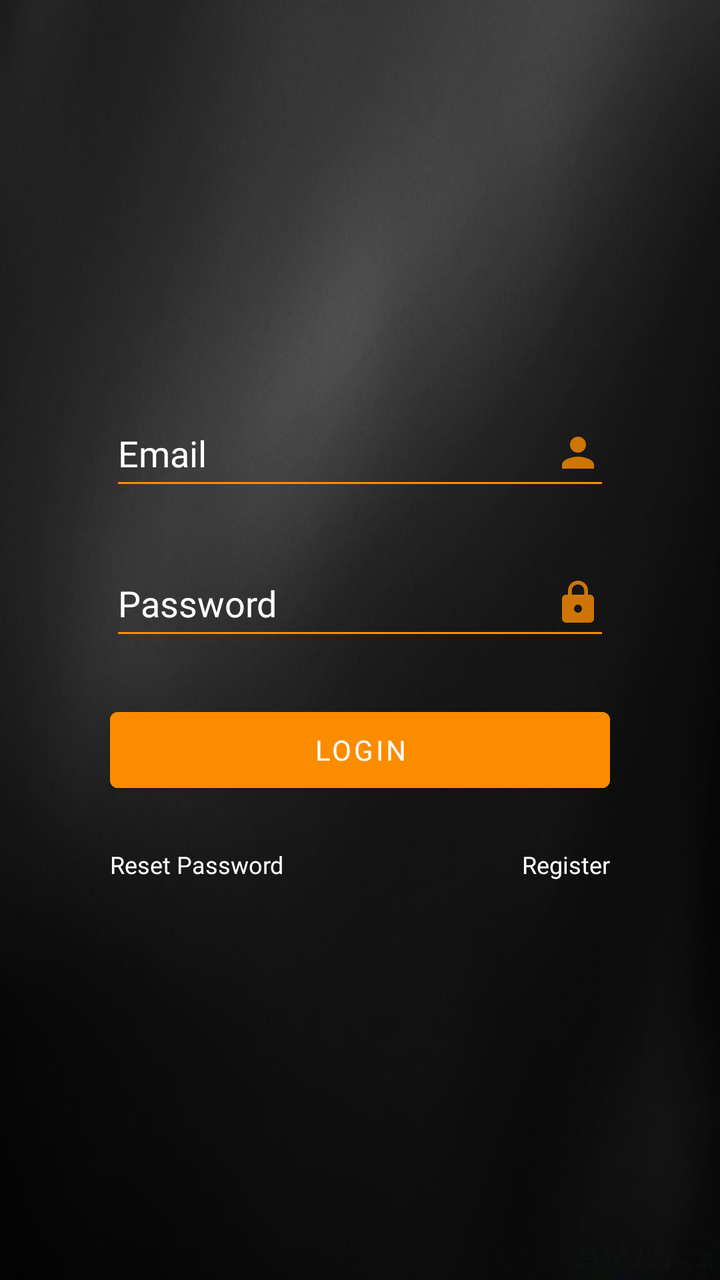
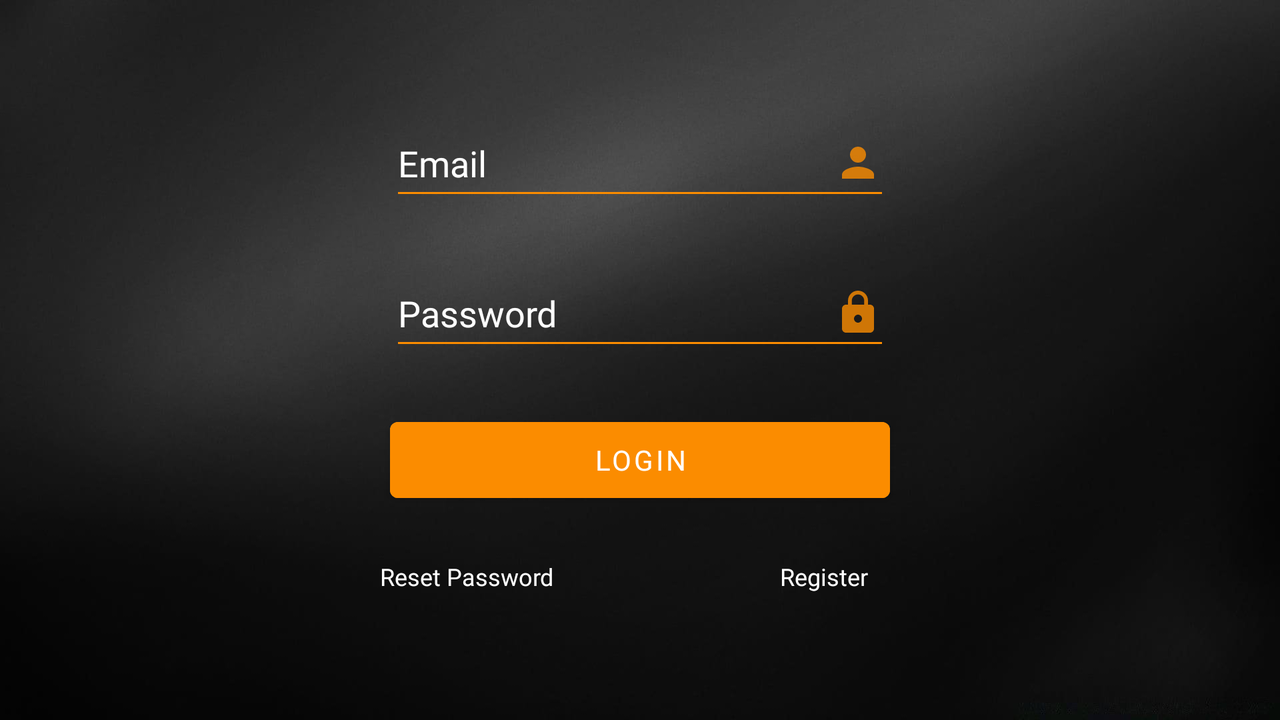

The same Android screen from two of the app's own layout files: first res/layout/ as a phone draws it, then the repository's variant for another configuration, drawn on a device whose configuration selects that folder. Both files follow.
<!-- AndroidManifest.xml: application theme Theme.Proyecto_login -->
<!-- res/layout/activity_main.xml -->
<?xml version="1.0" encoding="utf-8"?>
<androidx.constraintlayout.widget.ConstraintLayout xmlns:android="http://schemas.android.com/apk/res/android"
    xmlns:app="http://schemas.android.com/apk/res-auto"
    xmlns:tools="http://schemas.android.com/tools"
    android:layout_width="match_parent"
    android:layout_height="match_parent"
    android:background="@drawable/hexagon2"
    tools:context=".MainActivity">

    <TextView
        android:id="@+id/tvPasswordLostMain"
        style="@style/EditTextTextoBlanco"
        android:layout_width="wrap_content"
        android:layout_height="wrap_content"
        android:layout_marginTop="24dp"
        android:text="@string/forgot_password"
        android:textSize="12sp"
        app:layout_constraintStart_toStartOf="@+id/btLoginMain"
        app:layout_constraintTop_toBottomOf="@+id/btLoginMain" />

    <TextView
        android:id="@+id/tvRegitroMain"
        style="@style/EditTextTextoBlanco"
        android:layout_width="wrap_content"
        android:layout_height="wrap_content"
        android:layout_marginTop="24dp"
        android:text="@string/register_user"
        android:textSize="12sp"
        app:layout_constraintEnd_toEndOf="@+id/btLoginMain"
        app:layout_constraintTop_toBottomOf="@+id/btLoginMain" />

    <EditText
        android:id="@+id/etEmailR"
        style="@style/EditTextTextoBlanco"
        android:layout_width="250dp"
        android:layout_height="50dp"
        android:layout_marginTop="200dp"
        android:drawableEnd="@drawable/ic_user"
        android:ems="10"
        android:hint="@string/email"
        android:inputType="textEmailAddress"
        app:layout_constraintEnd_toEndOf="parent"
        app:layout_constraintStart_toStartOf="parent"
        app:layout_constraintTop_toTopOf="parent" />

    <EditText style="@style/EditTextTextoBlanco"
        android:id="@+id/etPasswordR"
        android:layout_width="250dp"
        android:layout_height="50dp"
        android:layout_marginTop="25dp"
        android:drawableEnd="@drawable/ic_lock"
        android:ems="10"
        android:hint="@string/password"
        android:inputType="textPassword"
        app:layout_constraintEnd_toEndOf="parent"
        app:layout_constraintStart_toStartOf="parent"
        app:layout_constraintTop_toBottomOf="@+id/etEmailR" />

    <Button style="@style/BotonTextoBlanco"
        android:id="@+id/btLoginMain"
        android:layout_width="250dp"
        android:layout_height="50dp"
        android:layout_marginTop="25dp"
        android:text="@string/login"
        app:layout_constraintEnd_toEndOf="parent"
        app:layout_constraintStart_toStartOf="parent"
        app:layout_constraintTop_toBottomOf="@+id/etPasswordR" />


</androidx.constraintlayout.widget.ConstraintLayout>
<!-- resources referenced by this layout -->
<resources>
  <!-- drawable hexagon2: jpg bitmap (drawable, 46588 bytes) -->
  <!-- drawable ic_lock (drawable-anydpi) -->
  <vector xmlns:android="http://schemas.android.com/apk/res/android"
      android:width="24dp"
      android:height="24dp"
      android:viewportWidth="24"
      android:viewportHeight="24"
      android:tint="#FB8C00"
      android:alpha="0.8">
    <path
        android:fillColor="@android:color/white"
        android:pathData="M18,8h-1L17,6c0,-2.76 -2.24,-5 -5,-5S7,3.24 7,6v2L6,8c-1.1,0 -2,0.9 -2,2v10c0,1.1 0.9,2 2,2h12c1.1,0 2,-0.9 2,-2L20,10c0,-1.1 -0.9,-2 -2,-2zM12,17c-1.1,0 -2,-0.9 -2,-2s0.9,-2 2,-2 2,0.9 2,2 -0.9,2 -2,2zM15.1,8L8.9,8L8.9,6c0,-1.71 1.39,-3.1 3.1,-3.1 1.71,0 3.1,1.39 3.1,3.1v2z"/>
  </vector>
  <!-- drawable ic_user (drawable-anydpi) -->
  <vector xmlns:android="http://schemas.android.com/apk/res/android"
      android:width="24dp"
      android:height="24dp"
      android:viewportWidth="24"
      android:viewportHeight="24"
      android:tint="#FB8C00"
      android:alpha="0.8">
    <path
        android:fillColor="@android:color/white"
        android:pathData="M12,12c2.21,0 4,-1.79 4,-4s-1.79,-4 -4,-4 -4,1.79 -4,4 1.79,4 4,4zM12,14c-2.67,0 -8,1.34 -8,4v2h16v-2c0,-2.66 -5.33,-4 -8,-4z"/>
  </vector>
  <string name="email">Email</string>
  <string name="forgot_password">Reset Password</string>
  <string name="login">Login</string>
  <string name="password">Password</string>
  <string name="register_user">Register</string>
  <style name="BotonTextoBlanco" parent="TextAppearance.AppCompat">
          <item name="android:textColor">#FFFFFF</item>
          <item name="android:textColorHint">#FFFFFF</item>
          <item name="android:fontFamily">@font/allerta_stencil</item>
          <item name="android:textSize">14sp</item>
          <item name="android:backgroundTint">#FB8C00</item>
      </style>
  <style name="EditTextTextoBlanco" parent="TextAppearance.AppCompat">
          <item name="android:textColor">#FFFFFF</item>
          <item name="android:textColorHint">#FFFFFF</item>
          <item name="android:fontFamily">@font/allerta_stencil</item>
          <item name="android:textSize">18sp</item>
          <item name="android:backgroundTint">#FB8C00</item>
          <item name="android:textCursorDrawable">@color/teal_200</item>
      </style>
  <style name="Theme.Proyecto_login" parent="Theme.MaterialComponents.DayNight.NoActionBar">
          
          <item name="colorPrimary">@color/purple_500</item>
          <item name="colorPrimaryVariant">@color/black</item>
          <item name="colorOnPrimary">@color/white</item>
          
          <item name="colorSecondary">@color/teal_200</item>
          <item name="colorSecondaryVariant">@color/teal_700</item>
          <item name="colorOnSecondary">@color/black</item>
          
          <item name="android:statusBarColor" tools:targetApi="l">?attr/colorPrimaryVariant</item>
          
      </style>
  <color name="teal_200">#FB8C00</color>
  <color name="purple_500">#FF6200EE</color>
  <color name="black">#FF000000</color>
  <color name="white">#FFFFFFFF</color>
  <color name="teal_700">#FF018786</color>
</resources>
<!-- res/layout-land/activity_main.xml (the repository's variant of the layout above) -->
<!-- drawn on the phone turned sideways -->
<?xml version="1.0" encoding="utf-8"?>
<androidx.constraintlayout.widget.ConstraintLayout xmlns:android="http://schemas.android.com/apk/res/android"
    xmlns:app="http://schemas.android.com/apk/res-auto"
    xmlns:tools="http://schemas.android.com/tools"
    android:layout_width="match_parent"
    android:layout_height="match_parent"
    android:background="@drawable/hexagon2"
    tools:context=".MainActivity">

    <ScrollView
        android:layout_width="match_parent"
        android:layout_height="match_parent">

        <LinearLayout
            android:layout_width="match_parent"
            android:layout_height="wrap_content"
            android:gravity="center"
            android:orientation="vertical"
            android:padding="5dp">

            <EditText style="@style/EditTextTextoBlanco"
                android:id="@+id/etEmailR"
                android:layout_width="250dp"
                android:layout_height="50dp"
                android:layout_marginTop="50dp"
                android:drawableEnd="@drawable/ic_user"
                android:ems="10"
                android:hint="@string/email"
                android:inputType="textEmailAddress"
                android:textColor="#FFFFFF"
                android:textColorHint="#FFFFFF" />

            <EditText style="@style/EditTextTextoBlanco"
                android:id="@+id/etPasswordR"
                android:layout_width="250dp"
                android:layout_height="50dp"
                android:layout_marginTop="25dp"
                android:drawableEnd="@drawable/ic_lock"
                android:ems="10"
                android:hint="@string/password"
                android:inputType="textPassword"
                android:textColor="#FFFFFF"
                android:textColorHint="#FFFFFF" />

            <Button style="@style/BotonTextoBlanco"
                android:id="@+id/btLoginMain"
                android:layout_width="250dp"
                android:layout_height="50dp"
                android:layout_marginTop="25dp"
                android:backgroundTint="#FB8C00"
                android:text="@string/login" />


                android:layout_width="match_parent"
                android:layout_height="match_parent">

                <LinearLayout
                    android:layout_width="match_parent"
                    android:layout_height="wrap_content"
                    android:gravity="center"
                    android:orientation="horizontal"
                    android:padding="25dp">

                    <TextView
                        android:id="@+id/tvPasswordLostMain"
                        style="@style/EditTextTextoBlanco"
                        android:layout_width="150dp"
                        android:layout_height="20dp"
                        android:layout_marginStart="110dp"
                        android:layout_marginEnd="50dp"
                        android:text="@string/forgot_password"
                        android:textColor="#FFFFFF"
                        android:textSize="12sp" />

                    <TextView
                        android:id="@+id/tvRegitroMain"
                        style="@style/EditTextTextoBlanco"
                        android:layout_width="150dp"
                        android:layout_height="20dp"
                        android:layout_marginEnd="20dp"
                        android:text="@string/register_user"
                        android:textColor="#FFFFFF"
                        android:textSize="12sp" />
                </LinearLayout>
        </LinearLayout>
    </ScrollView>


</androidx.constraintlayout.widget.ConstraintLayout>
